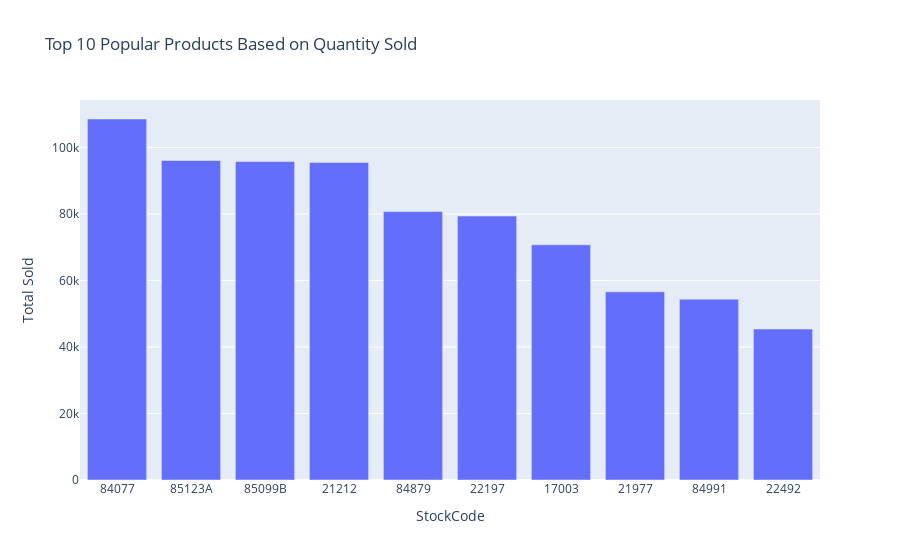

Write notebook code for a chart like this one.
### Code cell
# Group by 'StockCode', sum 'Quantity', and order by the sum in descending order
popular_products_df = df_spark.groupBy('StockCode').agg(
    sum('Quantity').alias('Total Sold')
).orderBy(col('Total Sold').desc()).toPandas()  # Convert to Pandas DataFrame for plotting

import plotly.express as px

# Assuming the conversion to Pandas DataFrame resulted in 'popular_products_df'
fig = px.bar(popular_products_df.head(10),  # Let's plot the top 10 products only for clarity
             x='StockCode', 
             y='Total Sold', 
             title='Top 10 Popular Products Based on Quantity Sold')

# Show the figure
fig.show()

### Figure 1 — Plotly figure (JSON) as saved in the notebook; plotly's stock layout.template omitted (floating-point values rounded to 4 significant figures)
{"data": [{"alignmentgroup": "True", "hovertemplate": "StockCode=%{x}<br>Total Sold=%{y}<extra></extra>", "legendgroup": "", "marker": {"color": "#636efa", "pattern": {"shape": ""}}, "name": "", "offsetgroup": "", "orientation": "v", "showlegend": false, "textposition": "auto", "type": "bar", "x": ["84077", "85123A", "85099B", "21212", "84879", "22197", "17003", "21977", "84991", "22492"], "xaxis": "x", "y": [108545, 96066, 95739, 95450, 80705, 79363, 70700, 56575, 54366, 45384], "yaxis": "y"}], "layout": {"barmode": "relative", "legend": {"tracegroupgap": 0}, "title": {"text": "Top 10 Popular Products Based on Quantity Sold"}, "xaxis": {"anchor": "y", "domain": [0, 1], "title": {"text": "StockCode"}}, "yaxis": {"anchor": "x", "domain": [0, 1], "title": {"text": "Total Sold"}}}}
